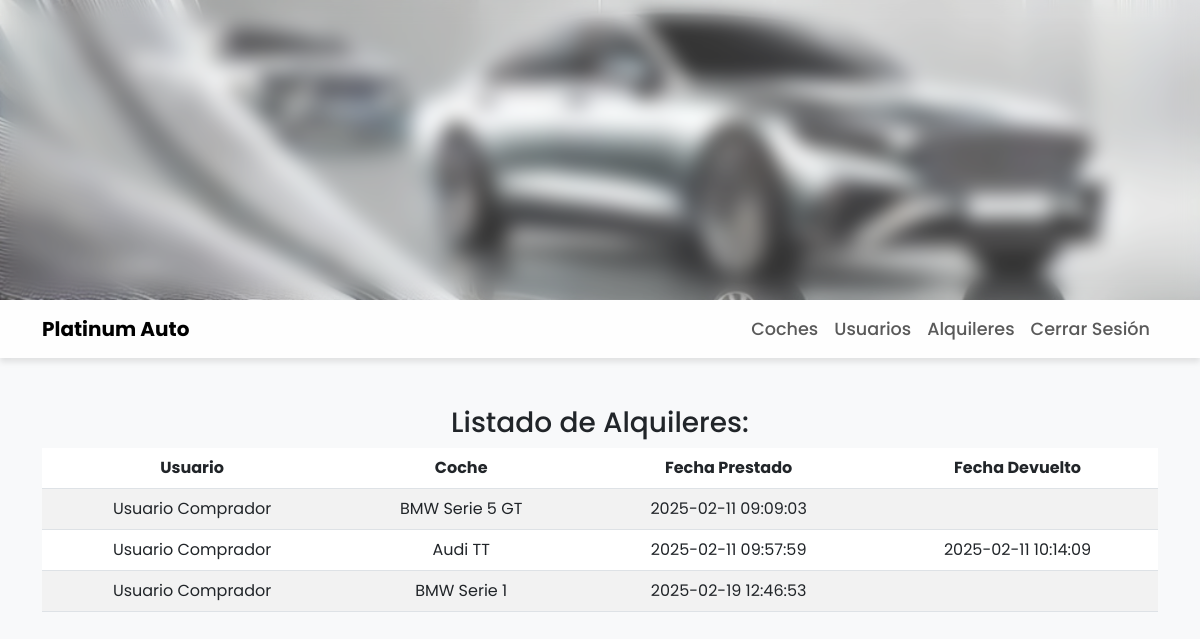
Page /alquileres/listar.php (signed in) on the committed database.
### tables this page shows
CREATE TABLE `alquileres` (
  `id_alquiler` int unsigned NOT NULL AUTO_INCREMENT,
  `id_usuario` int unsigned DEFAULT NULL,
  `id_coche` int unsigned DEFAULT NULL,
  `prestado` datetime DEFAULT NULL,
  `devuelto` datetime DEFAULT NULL,
  PRIMARY KEY (`id_alquiler`)
);

CREATE TABLE `usuarios` (
  `id_usuario` int unsigned NOT NULL AUTO_INCREMENT,
  `password` varchar(100) DEFAULT NULL,
  `nombre` varchar(50) DEFAULT NULL,
  `apellidos` varchar(50) DEFAULT NULL,
  `dni` varchar(9) DEFAULT NULL,
  `saldo` float DEFAULT NULL,
  `tipo_usuario` enum('comprador','vendedor','admin') NOT NULL DEFAULT 'comprador',
  PRIMARY KEY (`id_usuario`)
);

CREATE TABLE `coches` (
  `id_coche` int unsigned NOT NULL AUTO_INCREMENT,
  `modelo` varchar(50) DEFAULT NULL,
  `marca` varchar(50) DEFAULT NULL,
  `color` varchar(50) DEFAULT NULL,
  `precio` float DEFAULT NULL,
  `alquilado` tinyint(1) DEFAULT NULL,
  `foto` varchar(300) DEFAULT NULL,
  `id_vendedor` int unsigned DEFAULT NULL,
  PRIMARY KEY (`id_coche`)
);

### alquileres/listar.php (the view, shortened to what this page needs)
<?php
require '../src/php/db.php';
$id_usuario = $_SESSION['usuario_id'];
$tipo_usuario = $_SESSION['tipo_usuario'];
if ($tipo_usuario === 'admin') {
    $sql = "SELECT a.id_alquiler, u.nombre, u.apellidos, c.modelo, c.marca, a.prestado, a.devuelto
            FROM alquileres a
            JOIN usuarios u ON a.id_usuario = u.id_usuario
            JOIN coches c ON a.id_coche = c.id_coche";
} else {
    $sql = "SELECT a.id_alquiler, u.nombre, u.apellidos, c.modelo, c.marca, a.prestado, a.devuelto
            FROM alquileres a
            JOIN usuarios u ON a.id_usuario = u.id_usuario
            JOIN coches c ON a.id_coche = c.id_coche
            WHERE c.id_vendedor = $id_usuario";
}
$consulta = mysqli_query($conn, $sql);
$nfilas = mysqli_num_rows($consulta);
?>
<!DOCTYPE html>
<html lang="es">
<head>
    <link href="https://cdn.jsdelivr.net/npm/bootstrap@5.3.0-alpha1/dist/css/bootstrap.min.css" rel="stylesheet">
    <link rel="stylesheet" href="../src/css/tablas.css">
</head>
<body>
    <div class="banner">
        <img src="../src/img/banner.jpg">
    </div>
    <nav class="navbar navbar-expand-lg navbar-light">
        <div class="container">
            <a class="navbar-brand fw-bold" href="#">Platinum Auto</a>
            <div class="collapse navbar-collapse" id="navbarNav">
                <ul class="navbar-nav ms-auto">
                    <li class="nav-item">
                        <a class="nav-link" href="../coches/index.php">Coches</a>
                    </li>
                    <?php if (!isset($_SESSION['usuario_id'])): ?>
                        <li class="nav-item">
                            <a class="nav-link" href="../registro.php">Registro</a>
                        </li>
                        <li class="nav-item">
                            <a class="nav-link" href="../login.php">Iniciar Sesión</a>
                        </li>
                    <?php else: ?>
                        <?php if ($_SESSION['tipo_usuario'] == 'vendedor'): ?>
                            <li class="nav-item">
                                <a class="nav-link" href="index.php">Alquileres</a>
                            </li>
                        <?php elseif ($_SESSION['tipo_usuario'] == 'admin'): ?>
                            <li class="nav-item">
                                <a class="nav-link" href="../usuarios/index.php">Usuarios</a>
                            </li>
                            <li class="nav-item">
                                <a class="nav-link" href="index.php">Alquileres</a>
                            </li>
                        <?php endif; ?>
                        <li class="nav-item">
                            <a class="nav-link" href="../src/php/cerrar_sesion.php">Cerrar Sesión</a>
                        </li>
                    <?php endif; ?>
                </ul>
            </div>
        </div>
    </nav>
    <div class="container my-5" id="center">
        <h3>Listado de Alquileres:</h3>
        <?php if ($nfilas > 0): ?>
            <table class="table table-striped">
                <thead>
                    <tr>
                        <th>Usuario</th>
                        <th>Coche</th>
                        <th>Fecha Prestado</th>
                        <th>Fecha Devuelto</th>
                    </tr>
                </thead>
                <tbody>
                    <?php while ($row = mysqli_fetch_array($consulta)): ?>
                        <tr>
                            <td><?php echo htmlspecialchars($row['nombre'] . " " . $row['apellidos']); ?></td>
                            <td><?php echo htmlspecialchars($row['marca'] . " " . $row['modelo']); ?></td>
                            <td><?php echo htmlspecialchars($row['prestado']); ?></td>
                            <td><?php echo htmlspecialchars($row['devuelto']); ?></td>
                        </tr>
                    <?php endwhile; ?>
                </tbody>
            </table>
        <?php else: ?>
            <p>No se han encontrado alquileres en el sistema.</p>
        <?php endif; ?>
    </div>
</body>
</html>

### src/css/tablas.css (style rules this page uses)
body { background-color: #f8f9fa; font-family: 'Poppins', sans-serif; }
.banner { position: relative; width: 100%; height: 300px; overflow: hidden; display: flex; align-items: center; justify-content: center; }
.banner img { width: 100%; height: 100%; object-fit: cover; position: absolute; z-index: 1; }
.banner::before { content: ''; position: absolute; top: 0; left: 0; width: 100%; height: 100%; background: rgba(255, 255, 255, 0.2); backdrop-filter: blur(10px); -webkit-backdrop-filter: blur(10px); z-index: 2; }
nav { background: rgba(255, 255, 255, 0.9); box-shadow: 0 4px 6px rgba(0, 0, 0, 0.1); }
nav .nav-link { font-weight: 500; font-size: 1.1rem; }
#center { justify-content: center; align-items: center; text-align: center; }

### rows in the picture
alquileres: id_usuario.apellidos "Usuario Comprador", id_coche.modelo "BMW Serie 5 GT", prestado "2025-02-11 09:09:03"
alquileres: id_usuario.apellidos "Usuario Comprador", id_coche.modelo "Audi TT", prestado "2025-02-11 09:57:59", devuelto "2025-02-11 10:14:09"
alquileres: id_usuario.apellidos "Usuario Comprador", id_coche.modelo "BMW Serie 1", prestado "2025-02-19 12:46:53"
